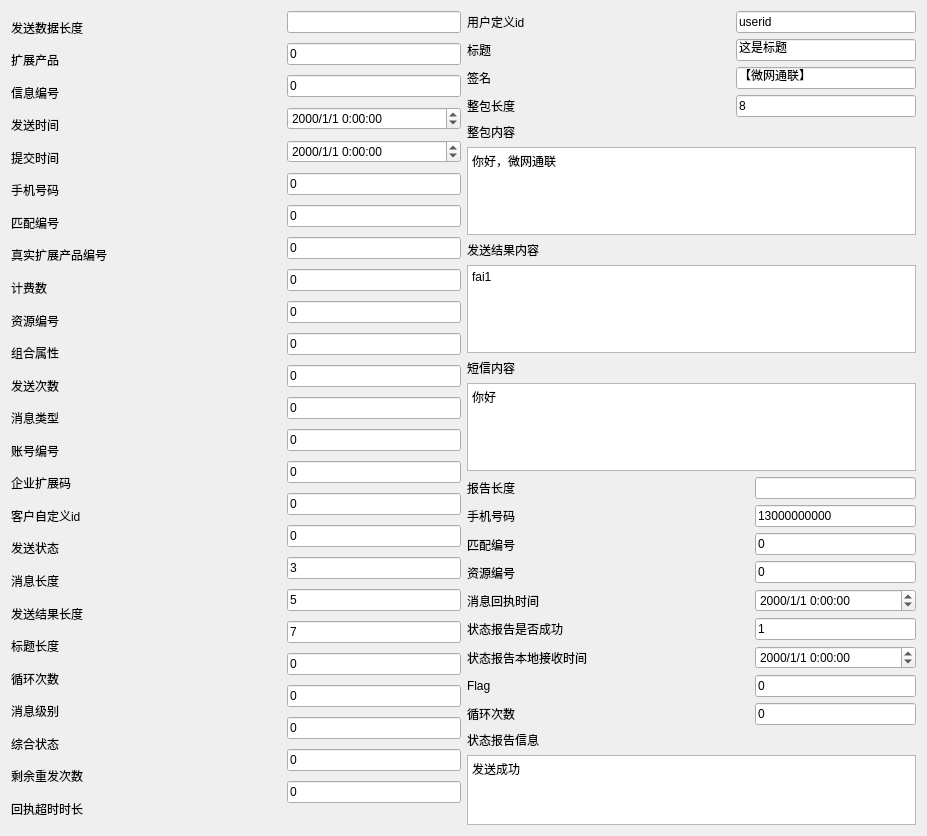
<?xml version="1.0" encoding="UTF-8"?>
<ui version="4.0">
 <class>Form</class>
 <widget class="QWidget" name="Form">
  <property name="geometry">
   <rect>
    <x>0</x>
    <y>0</y>
    <width>927</width>
    <height>836</height>
   </rect>
  </property>
  <property name="windowTitle">
   <string>Form</string>
  </property>
  <layout class="QGridLayout" name="gridLayout_3">
   <item row="0" column="0">
    <layout class="QHBoxLayout" name="horizontalLayout">
     <item>
      <layout class="QVBoxLayout" name="verticalLayout_8">
       <property name="spacing">
        <number>0</number>
       </property>
       <item>
        <widget class="QLabel" name="label_41">
         <property name="text">
          <string>发送数据长度</string>
         </property>
        </widget>
       </item>
       <item>
        <widget class="QLabel" name="label">
         <property name="text">
          <string>扩展产品</string>
         </property>
        </widget>
       </item>
       <item>
        <widget class="QLabel" name="label_2">
         <property name="text">
          <string>信息编号</string>
         </property>
        </widget>
       </item>
       <item>
        <widget class="QLabel" name="label_16">
         <property name="text">
          <string>发送时间</string>
         </property>
        </widget>
       </item>
       <item>
        <widget class="QLabel" name="label_17">
         <property name="text">
          <string>提交时间</string>
         </property>
        </widget>
       </item>
       <item>
        <widget class="QLabel" name="label_6">
         <property name="text">
          <string>手机号码</string>
         </property>
        </widget>
       </item>
       <item>
        <widget class="QLabel" name="label_7">
         <property name="text">
          <string>匹配编号</string>
         </property>
        </widget>
       </item>
       <item>
        <widget class="QLabel" name="label_8">
         <property name="text">
          <string>真实扩展产品编号</string>
         </property>
        </widget>
       </item>
       <item>
        <widget class="QLabel" name="label_9">
         <property name="text">
          <string>计费数</string>
         </property>
        </widget>
       </item>
       <item>
        <widget class="QLabel" name="label_31">
         <property name="text">
          <string>资源编号</string>
         </property>
        </widget>
       </item>
       <item>
        <widget class="QLabel" name="label_10">
         <property name="text">
          <string>组合属性</string>
         </property>
        </widget>
       </item>
       <item>
        <widget class="QLabel" name="label_11">
         <property name="text">
          <string>发送次数</string>
         </property>
        </widget>
       </item>
       <item>
        <widget class="QLabel" name="label_12">
         <property name="text">
          <string>消息类型</string>
         </property>
        </widget>
       </item>
       <item>
        <widget class="QLabel" name="label_13">
         <property name="text">
          <string>账号编号</string>
         </property>
        </widget>
       </item>
       <item>
        <widget class="QLabel" name="label_15">
         <property name="text">
          <string>企业扩展码</string>
         </property>
        </widget>
       </item>
       <item>
        <widget class="QLabel" name="label_14">
         <property name="text">
          <string>客户自定义id</string>
         </property>
        </widget>
       </item>
       <item>
        <widget class="QLabel" name="label_4">
         <property name="text">
          <string>发送状态</string>
         </property>
        </widget>
       </item>
       <item>
        <widget class="QLabel" name="label_5">
         <property name="text">
          <string>消息长度</string>
         </property>
        </widget>
       </item>
       <item>
        <widget class="QLabel" name="label_3">
         <property name="text">
          <string>发送结果长度</string>
         </property>
        </widget>
       </item>
       <item>
        <widget class="QLabel" name="label_18">
         <property name="text">
          <string>标题长度</string>
         </property>
        </widget>
       </item>
       <item>
        <widget class="QLabel" name="label_19">
         <property name="text">
          <string>循环次数</string>
         </property>
        </widget>
       </item>
       <item>
        <widget class="QLabel" name="label_20">
         <property name="text">
          <string>消息级别</string>
         </property>
        </widget>
       </item>
       <item>
        <widget class="QLabel" name="label_21">
         <property name="text">
          <string>综合状态</string>
         </property>
        </widget>
       </item>
       <item>
        <widget class="QLabel" name="label_22">
         <property name="text">
          <string>剩余重发次数</string>
         </property>
        </widget>
       </item>
       <item>
        <widget class="QLabel" name="label_23">
         <property name="text">
          <string>回执超时时长</string>
         </property>
        </widget>
       </item>
      </layout>
     </item>
     <item>
      <spacer name="horizontalSpacer">
       <property name="orientation">
        <enum>Qt::Horizontal</enum>
       </property>
       <property name="sizeHint" stdset="0">
        <size>
         <width>40</width>
         <height>20</height>
        </size>
       </property>
      </spacer>
     </item>
     <item>
      <layout class="QVBoxLayout" name="verticalLayout_4">
       <property name="spacing">
        <number>10</number>
       </property>
       <item>
        <widget class="QLineEdit" name="lineEdit_sendDataLen"/>
       </item>
       <item>
        <widget class="QLineEdit" name="lineEdit_productExtendId">
         <property name="maximumSize">
          <size>
           <width>180</width>
           <height>16777215</height>
          </size>
         </property>
         <property name="text">
          <string>0</string>
         </property>
        </widget>
       </item>
       <item>
        <widget class="QLineEdit" name="lineEdit_msgId">
         <property name="maximumSize">
          <size>
           <width>180</width>
           <height>16777215</height>
          </size>
         </property>
         <property name="text">
          <string>0</string>
         </property>
        </widget>
       </item>
       <item>
        <widget class="QDateTimeEdit" name="dateTimeEdit_sendedTime">
         <property name="maximumSize">
          <size>
           <width>16777215</width>
           <height>16777215</height>
          </size>
         </property>
         <property name="displayFormat">
          <string>yyyy/M/d H:mm:ss</string>
         </property>
        </widget>
       </item>
       <item>
        <widget class="QDateTimeEdit" name="dateTimeEdit_submitTime">
         <property name="maximumSize">
          <size>
           <width>16777215</width>
           <height>16777215</height>
          </size>
         </property>
         <property name="displayFormat">
          <string>yyyy/M/d H:mm:ss</string>
         </property>
        </widget>
       </item>
       <item>
        <widget class="QLineEdit" name="lineEdit_mobilePhone">
         <property name="maximumSize">
          <size>
           <width>180</width>
           <height>16777215</height>
          </size>
         </property>
         <property name="text">
          <string>0</string>
         </property>
        </widget>
       </item>
       <item>
        <widget class="QLineEdit" name="lineEdit_matchId">
         <property name="maximumSize">
          <size>
           <width>180</width>
           <height>16777215</height>
          </size>
         </property>
         <property name="text">
          <string>0</string>
         </property>
        </widget>
       </item>
       <item>
        <widget class="QLineEdit" name="lineEdit_realProductExtendId">
         <property name="maximumSize">
          <size>
           <width>180</width>
           <height>16777215</height>
          </size>
         </property>
         <property name="text">
          <string>0</string>
         </property>
        </widget>
       </item>
       <item>
        <widget class="QLineEdit" name="lineEdit_chargeQuantity">
         <property name="maximumSize">
          <size>
           <width>180</width>
           <height>16777215</height>
          </size>
         </property>
         <property name="text">
          <string>0</string>
         </property>
        </widget>
       </item>
       <item>
        <widget class="QLineEdit" name="lineEdit_resourceId">
         <property name="maximumSize">
          <size>
           <width>180</width>
           <height>16777215</height>
          </size>
         </property>
         <property name="text">
          <string>0</string>
         </property>
        </widget>
       </item>
       <item>
        <widget class="QLineEdit" name="lineEdit_propertyComponent">
         <property name="maximumSize">
          <size>
           <width>180</width>
           <height>16777215</height>
          </size>
         </property>
         <property name="text">
          <string>0</string>
         </property>
        </widget>
       </item>
       <item>
        <widget class="QLineEdit" name="lineEdit_sendTimes">
         <property name="maximumSize">
          <size>
           <width>180</width>
           <height>16777215</height>
          </size>
         </property>
         <property name="text">
          <string>0</string>
         </property>
        </widget>
       </item>
       <item>
        <widget class="QLineEdit" name="lineEdit_msgType">
         <property name="maximumSize">
          <size>
           <width>180</width>
           <height>16777215</height>
          </size>
         </property>
         <property name="text">
          <string>0</string>
         </property>
        </widget>
       </item>
       <item>
        <widget class="QLineEdit" name="lineEdit_accountId">
         <property name="maximumSize">
          <size>
           <width>180</width>
           <height>16777215</height>
          </size>
         </property>
         <property name="text">
          <string>0</string>
         </property>
        </widget>
       </item>
       <item>
        <widget class="QLineEdit" name="lineEdit_SPNo">
         <property name="maximumSize">
          <size>
           <width>180</width>
           <height>16777215</height>
          </size>
         </property>
         <property name="text">
          <string>0</string>
         </property>
        </widget>
       </item>
       <item>
        <widget class="QLineEdit" name="lineEdit_clientMsgId">
         <property name="maximumSize">
          <size>
           <width>180</width>
           <height>16777215</height>
          </size>
         </property>
         <property name="text">
          <string>0</string>
         </property>
        </widget>
       </item>
       <item>
        <widget class="QLineEdit" name="lineEdit_sendState">
         <property name="maximumSize">
          <size>
           <width>180</width>
           <height>16777215</height>
          </size>
         </property>
         <property name="text">
          <string>0</string>
         </property>
        </widget>
       </item>
       <item>
        <widget class="QLineEdit" name="lineEdit_msgLen">
         <property name="maximumSize">
          <size>
           <width>180</width>
           <height>16777215</height>
          </size>
         </property>
         <property name="text">
          <string>3</string>
         </property>
        </widget>
       </item>
       <item>
        <widget class="QLineEdit" name="lineEdit_SendResultLen">
         <property name="maximumSize">
          <size>
           <width>180</width>
           <height>16777215</height>
          </size>
         </property>
         <property name="text">
          <string>5</string>
         </property>
        </widget>
       </item>
       <item>
        <widget class="QLineEdit" name="lineEdit_TitleLen">
         <property name="maximumSize">
          <size>
           <width>180</width>
           <height>16777215</height>
          </size>
         </property>
         <property name="text">
          <string>7</string>
         </property>
        </widget>
       </item>
       <item>
        <widget class="QLineEdit" name="lineEdit_cycletimes">
         <property name="maximumSize">
          <size>
           <width>180</width>
           <height>16777215</height>
          </size>
         </property>
         <property name="text">
          <string>0</string>
         </property>
        </widget>
       </item>
       <item>
        <widget class="QLineEdit" name="lineEdit_Priority">
         <property name="maximumSize">
          <size>
           <width>180</width>
           <height>16777215</height>
          </size>
         </property>
         <property name="text">
          <string>0</string>
         </property>
        </widget>
       </item>
       <item>
        <widget class="QLineEdit" name="lineEdit_typeComponentParam">
         <property name="maximumSize">
          <size>
           <width>180</width>
           <height>16777215</height>
          </size>
         </property>
         <property name="text">
          <string>0</string>
         </property>
        </widget>
       </item>
       <item>
        <widget class="QLineEdit" name="lineEdit_rmReSendTimes">
         <property name="maximumSize">
          <size>
           <width>180</width>
           <height>16777215</height>
          </size>
         </property>
         <property name="text">
          <string>0</string>
         </property>
        </widget>
       </item>
       <item>
        <widget class="QLineEdit" name="lineEdit_repResendTimeOut">
         <property name="maximumSize">
          <size>
           <width>180</width>
           <height>16777215</height>
          </size>
         </property>
         <property name="text">
          <string>0</string>
         </property>
        </widget>
       </item>
      </layout>
     </item>
    </layout>
   </item>
   <item row="0" column="1">
    <layout class="QGridLayout" name="gridLayout_2">
     <item row="0" column="0">
      <layout class="QVBoxLayout" name="verticalLayout_11" stretch="10,1,1,1">
       <item>
        <layout class="QHBoxLayout" name="horizontalLayout_2">
         <item>
          <layout class="QVBoxLayout" name="verticalLayout_9">
           <item>
            <widget class="QLabel" name="label_27">
             <property name="text">
              <string>用户定义id</string>
             </property>
            </widget>
           </item>
           <item>
            <widget class="QLabel" name="label_26">
             <property name="text">
              <string>标题</string>
             </property>
            </widget>
           </item>
           <item>
            <widget class="QLabel" name="label_30">
             <property name="text">
              <string>签名</string>
             </property>
            </widget>
           </item>
           <item>
            <widget class="QLabel" name="label_28">
             <property name="text">
              <string>整包长度</string>
             </property>
            </widget>
           </item>
          </layout>
         </item>
         <item>
          <spacer name="horizontalSpacer_2">
           <property name="orientation">
            <enum>Qt::Horizontal</enum>
           </property>
           <property name="sizeHint" stdset="0">
            <size>
             <width>40</width>
             <height>20</height>
            </size>
           </property>
          </spacer>
         </item>
         <item>
          <layout class="QVBoxLayout" name="verticalLayout_5">
           <item>
            <widget class="QLineEdit" name="lineEdit_userDefineId">
             <property name="maximumSize">
              <size>
               <width>180</width>
               <height>16777215</height>
              </size>
             </property>
             <property name="text">
              <string>userid</string>
             </property>
            </widget>
           </item>
           <item>
            <widget class="QLineEdit" name="lineEdit_title">
             <property name="maximumSize">
              <size>
               <width>180</width>
               <height>16777215</height>
              </size>
             </property>
             <property name="text">
              <string>这是标题</string>
             </property>
            </widget>
           </item>
           <item>
            <widget class="QLineEdit" name="lineEdit_sign">
             <property name="maximumSize">
              <size>
               <width>180</width>
               <height>16777215</height>
              </size>
             </property>
             <property name="text">
              <string>【微网通联】</string>
             </property>
            </widget>
           </item>
           <item>
            <widget class="QLineEdit" name="lineEdit_totalMsgLen">
             <property name="maximumSize">
              <size>
               <width>180</width>
               <height>16777215</height>
              </size>
             </property>
             <property name="text">
              <string>8</string>
             </property>
            </widget>
           </item>
          </layout>
         </item>
        </layout>
       </item>
       <item>
        <layout class="QVBoxLayout" name="verticalLayout_3">
         <item>
          <widget class="QLabel" name="label_29">
           <property name="text">
            <string>整包内容</string>
           </property>
          </widget>
         </item>
         <item>
          <widget class="QTextEdit" name="textEdit_totalMsg">
           <property name="html">
            <string>&lt;!DOCTYPE HTML PUBLIC &quot;-//W3C//DTD HTML 4.0//EN&quot; &quot;http://www.w3.org/TR/REC-html40/strict.dtd&quot;&gt;
&lt;html&gt;&lt;head&gt;&lt;meta name=&quot;qrichtext&quot; content=&quot;1&quot; /&gt;&lt;style type=&quot;text/css&quot;&gt;
p, li { white-space: pre-wrap; }
&lt;/style&gt;&lt;/head&gt;&lt;body style=&quot; font-family:'SimSun'; font-size:9pt; font-weight:400; font-style:normal;&quot;&gt;
&lt;p style=&quot; margin-top:0px; margin-bottom:0px; margin-left:0px; margin-right:0px; -qt-block-indent:0; text-indent:0px;&quot;&gt;你好，微网通联&lt;/p&gt;&lt;/body&gt;&lt;/html&gt;</string>
           </property>
          </widget>
         </item>
        </layout>
       </item>
       <item>
        <layout class="QVBoxLayout" name="verticalLayout_2">
         <item>
          <widget class="QLabel" name="label_25">
           <property name="text">
            <string>发送结果内容</string>
           </property>
          </widget>
         </item>
         <item>
          <widget class="QTextEdit" name="textEdit_sendResultInfo">
           <property name="html">
            <string>&lt;!DOCTYPE HTML PUBLIC &quot;-//W3C//DTD HTML 4.0//EN&quot; &quot;http://www.w3.org/TR/REC-html40/strict.dtd&quot;&gt;
&lt;html&gt;&lt;head&gt;&lt;meta name=&quot;qrichtext&quot; content=&quot;1&quot; /&gt;&lt;style type=&quot;text/css&quot;&gt;
p, li { white-space: pre-wrap; }
&lt;/style&gt;&lt;/head&gt;&lt;body style=&quot; font-family:'SimSun'; font-size:9pt; font-weight:400; font-style:normal;&quot;&gt;
&lt;p style=&quot; margin-top:0px; margin-bottom:0px; margin-left:0px; margin-right:0px; -qt-block-indent:0; text-indent:0px;&quot;&gt;fai1&lt;/p&gt;&lt;/body&gt;&lt;/html&gt;</string>
           </property>
          </widget>
         </item>
        </layout>
       </item>
       <item>
        <layout class="QVBoxLayout" name="verticalLayout">
         <item>
          <widget class="QLabel" name="label_24">
           <property name="text">
            <string>短信内容</string>
           </property>
          </widget>
         </item>
         <item>
          <widget class="QTextEdit" name="textEdit_msgContent">
           <property name="html">
            <string>&lt;!DOCTYPE HTML PUBLIC &quot;-//W3C//DTD HTML 4.0//EN&quot; &quot;http://www.w3.org/TR/REC-html40/strict.dtd&quot;&gt;
&lt;html&gt;&lt;head&gt;&lt;meta name=&quot;qrichtext&quot; content=&quot;1&quot; /&gt;&lt;style type=&quot;text/css&quot;&gt;
p, li { white-space: pre-wrap; }
&lt;/style&gt;&lt;/head&gt;&lt;body style=&quot; font-family:'SimSun'; font-size:9pt; font-weight:400; font-style:normal;&quot;&gt;
&lt;p style=&quot; margin-top:0px; margin-bottom:0px; margin-left:0px; margin-right:0px; -qt-block-indent:0; text-indent:0px;&quot;&gt;你好&lt;/p&gt;
&lt;p style=&quot;-qt-paragraph-type:empty; margin-top:0px; margin-bottom:0px; margin-left:0px; margin-right:0px; -qt-block-indent:0; text-indent:0px;&quot;&gt;&lt;br /&gt;&lt;/p&gt;&lt;/body&gt;&lt;/html&gt;</string>
           </property>
          </widget>
         </item>
        </layout>
       </item>
      </layout>
     </item>
     <item row="1" column="0">
      <layout class="QGridLayout" name="gridLayout">
       <item row="0" column="0">
        <layout class="QHBoxLayout" name="horizontalLayout_3">
         <item>
          <layout class="QVBoxLayout" name="verticalLayout_10">
           <item>
            <widget class="QLabel" name="label_42">
             <property name="text">
              <string>报告长度</string>
             </property>
            </widget>
           </item>
           <item>
            <widget class="QLabel" name="label_32">
             <property name="text">
              <string>手机号码</string>
             </property>
            </widget>
           </item>
           <item>
            <widget class="QLabel" name="label_33">
             <property name="text">
              <string>匹配编号</string>
             </property>
            </widget>
           </item>
           <item>
            <widget class="QLabel" name="label_34">
             <property name="text">
              <string>资源编号</string>
             </property>
            </widget>
           </item>
           <item>
            <widget class="QLabel" name="label_35">
             <property name="text">
              <string>消息回执时间</string>
             </property>
            </widget>
           </item>
           <item>
            <widget class="QLabel" name="label_36">
             <property name="text">
              <string>状态报告是否成功</string>
             </property>
            </widget>
           </item>
           <item>
            <widget class="QLabel" name="label_37">
             <property name="text">
              <string>状态报告本地接收时间</string>
             </property>
            </widget>
           </item>
           <item>
            <widget class="QLabel" name="label_38">
             <property name="text">
              <string>Flag</string>
             </property>
            </widget>
           </item>
           <item>
            <widget class="QLabel" name="label_39">
             <property name="text">
              <string>循环次数</string>
             </property>
            </widget>
           </item>
          </layout>
         </item>
         <item>
          <spacer name="horizontalSpacer_3">
           <property name="orientation">
            <enum>Qt::Horizontal</enum>
           </property>
           <property name="sizeHint" stdset="0">
            <size>
             <width>40</width>
             <height>20</height>
            </size>
           </property>
          </spacer>
         </item>
         <item>
          <layout class="QVBoxLayout" name="verticalLayout_6">
           <item>
            <widget class="QLineEdit" name="lineEdit_repDataLen"/>
           </item>
           <item>
            <widget class="QLineEdit" name="lineEdit_mobilePhone_2">
             <property name="text">
              <string>13000000000</string>
             </property>
            </widget>
           </item>
           <item>
            <widget class="QLineEdit" name="lineEdit_matchId_2">
             <property name="text">
              <string>0</string>
             </property>
            </widget>
           </item>
           <item>
            <widget class="QLineEdit" name="lineEdit_resourceId_2">
             <property name="text">
              <string>0</string>
             </property>
            </widget>
           </item>
           <item>
            <widget class="QDateTimeEdit" name="dateTimeEdit_reportTime">
             <property name="displayFormat">
              <string>yyyy/M/d H:mm:ss</string>
             </property>
            </widget>
           </item>
           <item>
            <widget class="QLineEdit" name="lineEdit_reportState">
             <property name="text">
              <string>1</string>
             </property>
            </widget>
           </item>
           <item>
            <widget class="QDateTimeEdit" name="dateTimeEdit_reportLocalTime">
             <property name="displayFormat">
              <string>yyyy/M/d H:mm:ss</string>
             </property>
            </widget>
           </item>
           <item>
            <widget class="QLineEdit" name="lineEdit_componentFlg">
             <property name="text">
              <string>0</string>
             </property>
            </widget>
           </item>
           <item>
            <widget class="QLineEdit" name="lineEdit_cycletimes_2">
             <property name="text">
              <string>0</string>
             </property>
            </widget>
           </item>
          </layout>
         </item>
        </layout>
       </item>
       <item row="1" column="0">
        <layout class="QVBoxLayout" name="verticalLayout_7">
         <item>
          <widget class="QLabel" name="label_40">
           <property name="text">
            <string>状态报告信息</string>
           </property>
          </widget>
         </item>
         <item>
          <widget class="QTextEdit" name="textEdit">
           <property name="html">
            <string>&lt;!DOCTYPE HTML PUBLIC &quot;-//W3C//DTD HTML 4.0//EN&quot; &quot;http://www.w3.org/TR/REC-html40/strict.dtd&quot;&gt;
&lt;html&gt;&lt;head&gt;&lt;meta name=&quot;qrichtext&quot; content=&quot;1&quot; /&gt;&lt;style type=&quot;text/css&quot;&gt;
p, li { white-space: pre-wrap; }
&lt;/style&gt;&lt;/head&gt;&lt;body style=&quot; font-family:'SimSun'; font-size:9pt; font-weight:400; font-style:normal;&quot;&gt;
&lt;p style=&quot; margin-top:0px; margin-bottom:0px; margin-left:0px; margin-right:0px; -qt-block-indent:0; text-indent:0px;&quot;&gt;发送成功&lt;/p&gt;&lt;/body&gt;&lt;/html&gt;</string>
           </property>
          </widget>
         </item>
        </layout>
       </item>
      </layout>
     </item>
    </layout>
   </item>
  </layout>
 </widget>
 <resources/>
 <connections/>
</ui>
